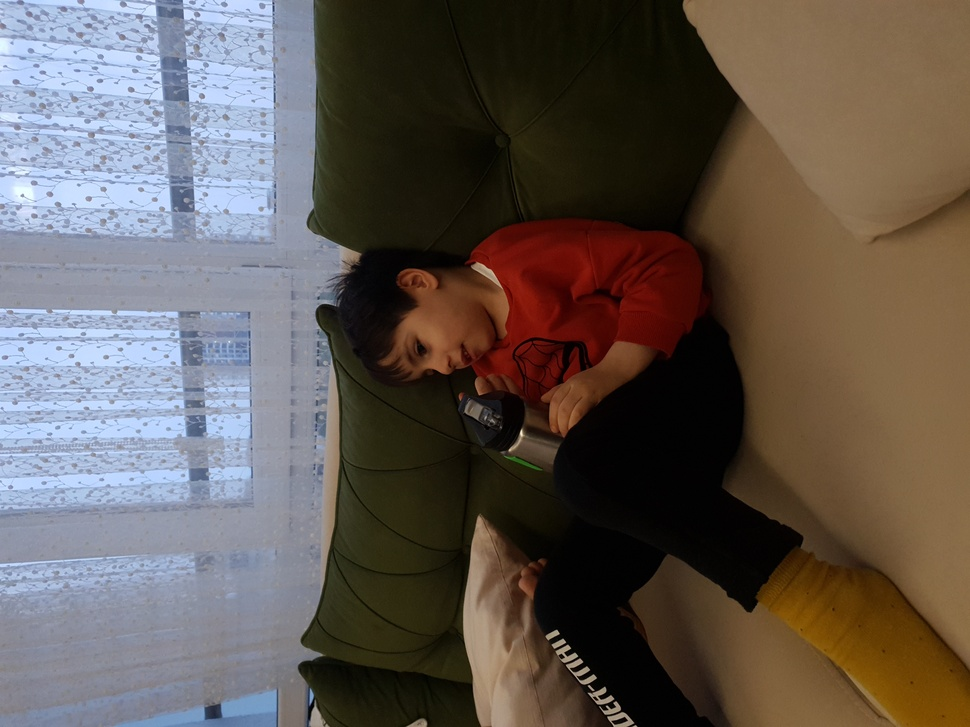
#> input picture 20230510_193751.jpg, 970 x 727 px, shrunk from 4032 x 3024 before the run
$ python split_full_resolution.py 20230510_193751.jpg 100 100 out.png
#> lines starting #> are read from the running program, lines starting #| are printed output that depends on the picture
import imageio.v2 as imageio
import sys, os

if __name__ == "__main__":

    full_resolution_file = sys.argv[1]
    width = int(sys.argv[2])
    height = int(sys.argv[3])
    output = sys.argv[4]

    print("Splitting file: " + full_resolution_file + " to width:", str(width), " and height:", str(height))

    if not os.path.isfile(full_resolution_file):
        print("The file doesn't exist!")
        sys.exit()

    image = imageio.imread(full_resolution_file)
#> image is the input picture: shape (727, 970, 3); mean R, G, B 97.1, 88.3, 82.9

    tiles = [image[x:x+width,y:y+height] for x in range(0,image.shape[0],width) for y in range(0,image.shape[1],height)]
#> tiles = 80 items


    i = 0
    ext = full_resolution_file.split(".")[-1]
    for tile in tiles:
        if len(tile) == height and len(tile[0] == width):
            imageio.imwrite(output + "/" + str(i) + "." + ext, tile)
            i=i+1
        else:
            break
#> this loop made 71 passes
#> pass 1, `imageio.imwrite(output + "/" + str(i) + "." + ext, tile)`:
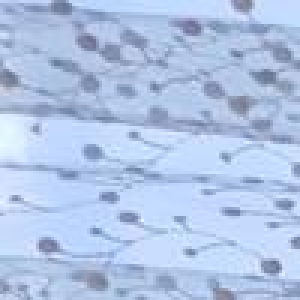
#> saved as 0.jpg: shape (100, 100, 3) (shown 3 times larger); mean R, G, B 176.4, 196.6, 230.1
#> pass 2, `imageio.imwrite(output + "/" + str(i) + "." + ext, tile)`:
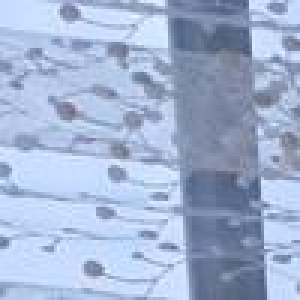
#> saved as 1.jpg: shape (100, 100, 3) (shown 3 times larger); mean R, G, B 161.9, 179, 210.2
#> after the loop, i = 70

    print(str(i) + " images saved.")
#| 70 images saved.
